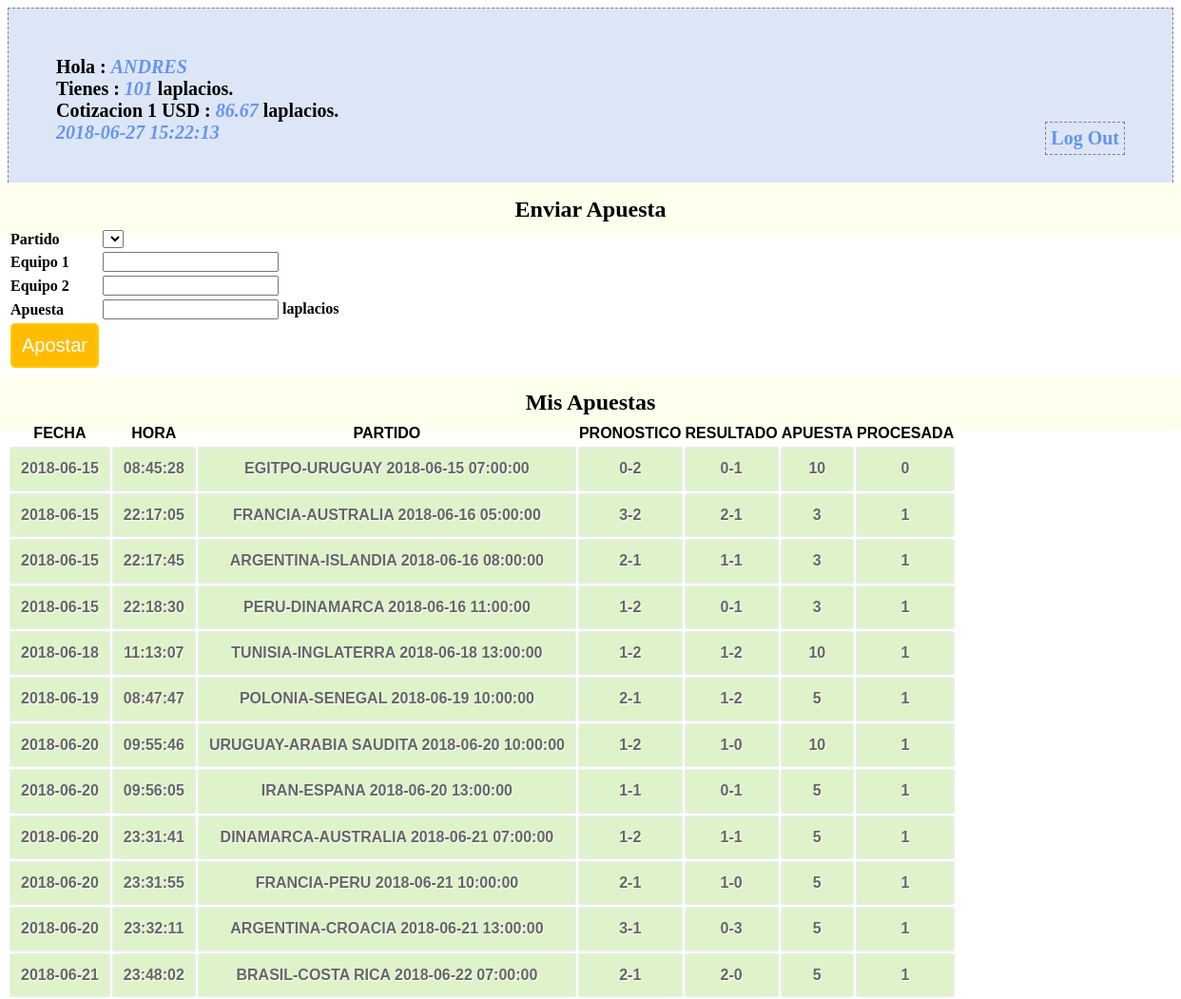
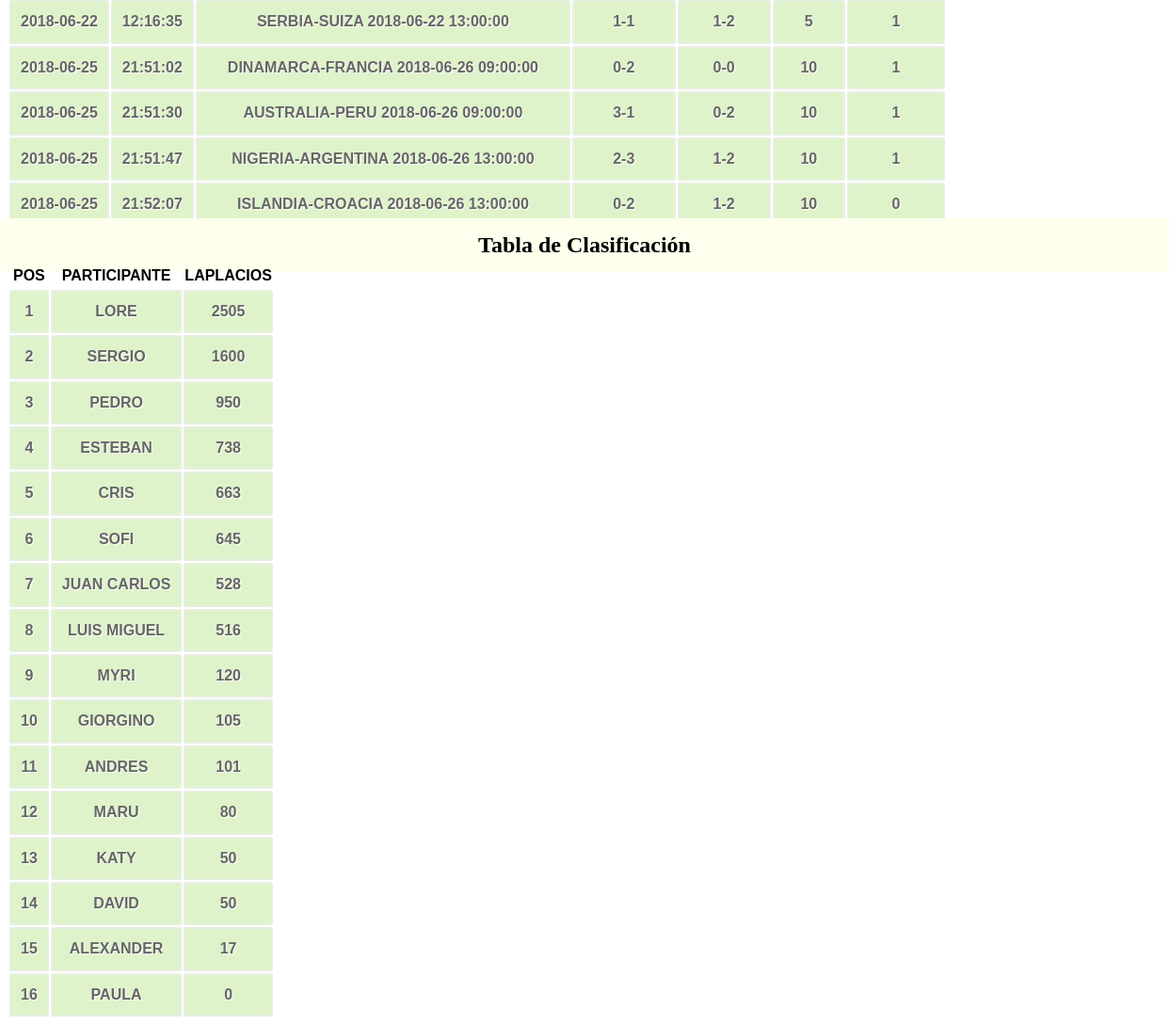
Screenshot of /profile.php (signed in) with the database file from the repository (2 pictures, top to bottom).
### tables this page shows
CREATE TABLE `participantes` (
  `id_participante` bigint(20) unsigned NOT NULL AUTO_INCREMENT COMMENT 'id participante',
  `nombre` varchar(60) NOT NULL COMMENT 'nombre participante',
  `saldo` int(11) NOT NULL COMMENT 'valor del saldo',
  `passwd` varchar(10) NOT NULL,
  PRIMARY KEY (`id_participante`),
  UNIQUE KEY `id_participante` (`id_participante`)
);

CREATE TABLE `banco_central_laplacio` (
  `total_laplacios` int(11) NOT NULL,
  `total_dolares` int(11) NOT NULL,
  `reserva` int(11) NOT NULL,
  `impresos` int(11) NOT NULL,
  `cotizacion` float NOT NULL
);

CREATE TABLE `apuestas` (
  `id_apuesta` bigint(20) unsigned NOT NULL AUTO_INCREMENT,
  `id_participante` bigint(20) NOT NULL,
  `id_partido` bigint(20) NOT NULL,
  `apuesta_equipo_1` int(11) NOT NULL,
  `apuesta_equipo_2` int(11) NOT NULL,
  `apuesta_valor` int(11) NOT NULL,
  `apuesta_fecha` date NOT NULL,
  `apuesta_hora` time NOT NULL,
  `procesada` tinyint(1) DEFAULT NULL,
  PRIMARY KEY (`id_apuesta`),
  UNIQUE KEY `id_apuesta` (`id_apuesta`)
);

CREATE TABLE `partidos` (
  `id_partido` bigint(20) unsigned NOT NULL AUTO_INCREMENT,
  `equipo_1` varchar(50) NOT NULL,
  `equipo_2` varchar(50) NOT NULL,
  `fecha` date NOT NULL,
  `hora` time NOT NULL,
  `resultado_equipo_1` int(11) DEFAULT NULL,
  `resultado_equipo_2` int(11) DEFAULT NULL,
  `revisado` tinyint(1) DEFAULT NULL,
  PRIMARY KEY (`id_partido`),
  UNIQUE KEY `id_partido` (`id_partido`)
);

### conn.php (called while the page is built, shortened)
<?php
$connection = mysql_connect("localhost", "laplacios2018", "");
$user_check=$_SESSION['login_user'];
$ses_sql=mysql_query("select id_participante,nombre,saldo from participantes where nombre='$user_check'", $connection);
$row = mysql_fetch_assoc($ses_sql);
$login_session =$row['nombre'];
$login_id = $row['id_participante'];
$login_saldo = $row['saldo'];
?>

### session.php (called while the page is built, shortened)
<?php
require_once('conn.php');
$current_date = date('Y-m-d');
$current_time = date('H:i:s');
$bets_query=mysql_query("select * from apuestas where id_participante='$login_id'");
$leader_query= mysql_query("select nombre,saldo from participantes order by saldo desc");
$total_banco_prev_query = mysql_query("SELECT * FROM banco_central_laplacio WHERE 1");
$total_banco_prev_row = mysql_fetch_array($total_banco_prev_query);
?>

### profile.php (the view, shortened to what this page needs)
<?php
include('session.php');
?>
<!DOCTYPE html>
<html>
<head>
<link href="style.css" rel="stylesheet" type="text/css">
</head>
<body>
<div id="profile">
<b id="welcome">Hola : <i><?php echo $login_session;?></i></b><br/>
<b>Tienes : <i><?php echo $login_saldo;?></i> laplacios.</b><br/>
<b>Cotizacion 1 USD : <i><?php echo $total_banco_prev_row[4];?></i> laplacios.</b><br/>
<b><i><?php echo $current_date.' '.$current_time; ?></i>
<b id="logout"><a href="logout.php">Log Out</a></b>
</div>
<div>
  <h2>Enviar Apuesta</h2>
  <form id="form" name="form" method="post" action="">
  <table>
    <tr>
      <td>Partido</td>
      <td>
        <select name="id_partido">
          <?php
          echo "</select>";
          ?>
      </td>
    </tr>
    <tr>
      <td>Equipo 1</td>
      <td><input id="number" min="0" step="1" type="number" name="apuesta_equipo_1" /></td>
    </tr>
    <tr>
      <td>Equipo 2</td>
      <td><input id="number" min="0" step="1" type="number" name="apuesta_equipo_2" /></td>
    </tr>
    <tr>
      <td>Apuesta</td>
      <td><input id="number" min="0" step="1" type="number" name="apuesta_valor" /> laplacios</td>
    </tr>
    <tr>
      <td><input type="submit" name="submit" id="submit" value="Apostar" /></td>
    </tr>
  </table>
  </form>
</div>
<div class="">
  <h2>Mis Apuestas</h2>
  <table class="table1">
    <thead>
      <tr>
        <th>FECHA</th>
        <th>HORA</th>
        <th>PARTIDO</th>
        <th>PRONOSTICO</th>
        <th>RESULTADO</th>
        <th>APUESTA</th>
        <th>PROCESADA</th>
      </tr>
    </thead>
    <tbody>
    <?php
      while($bet = mysql_fetch_array($bets_query)){
        $g_query = mysql_query("select * from partidos where id_partido='$bet[2]'");
        $g_row = mysql_fetch_array($g_query);
        $match = $g_row[1].'-'.$g_row[2].' '.$g_row[3].' '.$g_row[4];
        $pron = $bet[3].'-'.$bet[4];
        $resultado = $g_row[5].'-'.$g_row[6];
        echo '<tr><td>'.$bet[6].'</td>'.'<td>'.$bet[7].'</td>'.'<td>'.$match.'</td>'.'<td>'.$pron.'</td><td>'.$resultado.'</td><td>'.$bet[5].'</td><td>'.$bet[8].'</td></tr>';
      }
    ?>
    </tbody>
  </table>
</div>
<div class="">
  <h2>Tabla de Clasificación</h2>
  <table class="table1">
    <thead>
      <tr>
        <th>POS</th>
        <th>PARTICIPANTE</th>
        <th>LAPLACIOS</th>
      </tr>
    </thead>
    <tbody>
      <?php
      $indice=1;
      while ($participant = mysql_fetch_array($leader_query)){
        echo '<tr><td>'.$indice.'</td><td>'.$participant[0].'</td><td>'.$participant[1].'</td></tr>';
        $indice = $indice+1;
      }
      ?>
    </tbody>
  </table>
</div>
</body>

### style.css (style rules this page uses)
h2 { background-color:#FEFFED; text-align:center; border-radius:10px 10px 0 0; margin:-10px -40px; padding:15px }
input[type=submit] { width:100%; background-color:#FFBC00; color:#fff; border:2px solid #FFCB00; padding:10px; font-size:20px; cursor:pointer; border-radius:5px; margin-bottom:15px }
#profile { padding:50px; border:1px dashed grey; font-size:20px; background-color:#DCE6F7 }
#logout { float:right; padding:5px; border:dashed 1px gray }
a { text-decoration:none; color:#6495ed }
i { color:#6495ed }
table.table1 { font-family: "Trebuchet MS", sans-serif; font-size: 16px; font-weight: bold; line-height: 1.4em; font-style: normal; border-collapse:separate; }
.table1 tbody td { padding:10px; text-align:center; background-color:#DEF3CA; border: 2px solid #E7EFE0; -moz-border-radius:2px; -webkit-border-radius:2px; border-radius:2px; color:#666; text-shadow:1px 1px 1px #fff; }

### rows the page displays
participantes: nombre "ANDRES", saldo "101"
banco_central_laplacio: cotizacion "86.67"
apuestas: apuesta_fecha "2018-06-15", apuesta_hora "08:45:28", id_partido.hora "EGITPO-URUGUAY 2018-06-15 07:00:00", pron "0-2", id_partido.resultado_equipo_2 "0-1", apuesta_valor "10", procesada "0"
apuestas: apuesta_fecha "2018-06-15", apuesta_hora "22:17:05", id_partido.hora "FRANCIA-AUSTRALIA 2018-06-16 05:00:00", pron "3-2", id_partido.resultado_equipo_2 "2-1", apuesta_valor "3", procesada "1"
apuestas: apuesta_fecha "2018-06-15", apuesta_hora "22:17:45", id_partido.hora "ARGENTINA-ISLANDIA 2018-06-16 08:00:00", pron "2-1", id_partido.resultado_equipo_2 "1-1", apuesta_valor "3", procesada "1"
apuestas: apuesta_fecha "2018-06-15", apuesta_hora "22:18:30", id_partido.hora "PERU-DINAMARCA 2018-06-16 11:00:00", pron "1-2", id_partido.resultado_equipo_2 "0-1", apuesta_valor "3", procesada "1"
apuestas: apuesta_fecha "2018-06-18", apuesta_hora "11:13:07", id_partido.hora "TUNISIA-INGLATERRA 2018-06-18 13:00:00", pron "1-2", id_partido.resultado_equipo_2 "1-2", apuesta_valor "10", procesada "1"
apuestas: apuesta_fecha "2018-06-19", apuesta_hora "08:47:47", id_partido.hora "POLONIA-SENEGAL 2018-06-19 10:00:00", pron "2-1", id_partido.resultado_equipo_2 "1-2", apuesta_valor "5", procesada "1"
apuestas: apuesta_fecha "2018-06-20", apuesta_hora "09:55:46", id_partido.hora "URUGUAY-ARABIA SAUDITA 2018-06-20 10:00:00", pron "1-2", id_partido.resultado_equipo_2 "1-0", apuesta_valor "10", procesada "1"
apuestas: apuesta_fecha "2018-06-20", apuesta_hora "09:56:05", id_partido.hora "IRAN-ESPANA 2018-06-20 13:00:00", pron "1-1", id_partido.resultado_equipo_2 "0-1", apuesta_valor "5", procesada "1"
apuestas: apuesta_fecha "2018-06-20", apuesta_hora "23:31:41", id_partido.hora "DINAMARCA-AUSTRALIA 2018-06-21 07:00:00", pron "1-2", id_partido.resultado_equipo_2 "1-1", apuesta_valor "5", procesada "1"
apuestas: apuesta_fecha "2018-06-20", apuesta_hora "23:31:55", id_partido.hora "FRANCIA-PERU 2018-06-21 10:00:00", pron "2-1", id_partido.resultado_equipo_2 "1-0", apuesta_valor "5", procesada "1"
apuestas: apuesta_fecha "2018-06-20", apuesta_hora "23:32:11", id_partido.hora "ARGENTINA-CROACIA 2018-06-21 13:00:00", pron "3-1", id_partido.resultado_equipo_2 "0-3", apuesta_valor "5", procesada "1"
apuestas: apuesta_fecha "2018-06-21", apuesta_hora "23:48:02", id_partido.hora "BRASIL-COSTA RICA 2018-06-22 07:00:00", pron "2-1", id_partido.resultado_equipo_2 "2-0", apuesta_valor "5", procesada "1"
apuestas: apuesta_fecha "2018-06-22", apuesta_hora "12:16:35", id_partido.hora "SERBIA-SUIZA 2018-06-22 13:00:00", pron "1-1", id_partido.resultado_equipo_2 "1-2", apuesta_valor "5", procesada "1"
apuestas: apuesta_fecha "2018-06-25", apuesta_hora "21:51:02", id_partido.hora "DINAMARCA-FRANCIA 2018-06-26 09:00:00", pron "0-2", id_partido.resultado_equipo_2 "0-0", apuesta_valor "10", procesada "1"
apuestas: apuesta_fecha "2018-06-25", apuesta_hora "21:51:30", id_partido.hora "AUSTRALIA-PERU 2018-06-26 09:00:00", pron "3-1", id_partido.resultado_equipo_2 "0-2", apuesta_valor "10", procesada "1"
apuestas: apuesta_fecha "2018-06-25", apuesta_hora "21:51:47", id_partido.hora "NIGERIA-ARGENTINA 2018-06-26 13:00:00", pron "2-3", id_partido.resultado_equipo_2 "1-2", apuesta_valor "10", procesada "1"
apuestas: apuesta_fecha "2018-06-25", apuesta_hora "21:52:07", id_partido.hora "ISLANDIA-CROACIA 2018-06-26 13:00:00", pron "0-2", id_partido.resultado_equipo_2 "1-2", apuesta_valor "10", procesada "0"
participantes: nombre "LORE", saldo "2505"
participantes: nombre "SERGIO", saldo "1600"
participantes: nombre "PEDRO", saldo "950"
participantes: nombre "ESTEBAN", saldo "738"
participantes: nombre "CRIS", saldo "663"
participantes: nombre "SOFI", saldo "645"
participantes: nombre "JUAN CARLOS", saldo "528"
participantes: nombre "LUIS MIGUEL", saldo "516"
participantes: nombre "MYRI", saldo "120"
participantes: nombre "GIORGINO", saldo "105"
participantes: nombre "MARU", saldo "80"
participantes: nombre "KATY", saldo "50"
participantes: nombre "DAVID", saldo "50"
participantes: nombre "ALEXANDER", saldo "17"
participantes: nombre "PAULA", saldo "0"

### other values shown
$current_date "2018-06-27"
$current_time "15:22:13"
